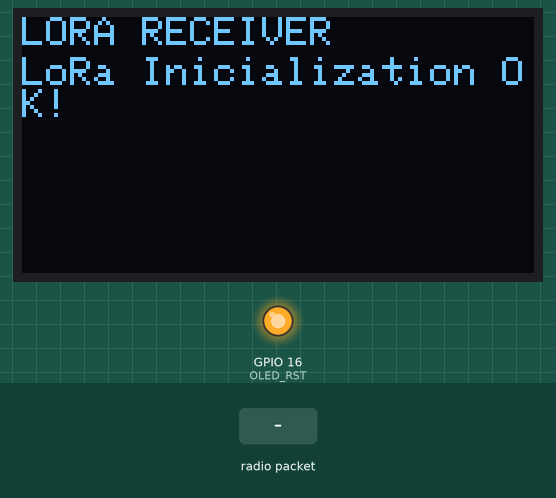
Recording of a sketch running on a simulated ESP32. Shown: 128×64 one-colour display, output pins drawn as LEDs (lit = HIGH). The test bench sets the inputs (shaded band). WiFi joins after 1.5 s; servers stay silent unless stated; no radio packets arrive unless stated; no MQTT or app messages arrive unless stated; what the sketch prints to the serial monitor is not drawn.

Above: at 2.8 s.
2.9 s: radio packet "1" arrives
At 5.0 s:
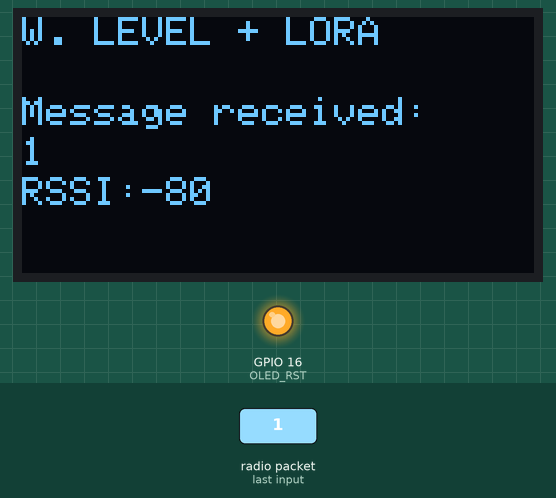
5.4 s: radio packet "0" arrives
At 6.9 s:
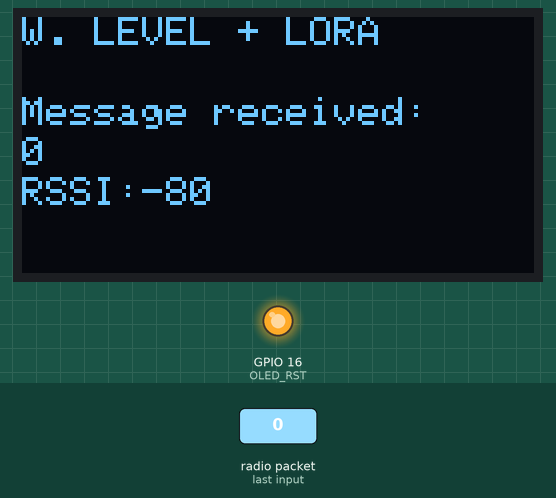
7.9 s: radio packet "2" arrives
Timing chart, 0 to 10.9 s (numbered marks = the images above; inputs shaded):
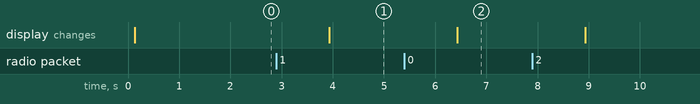

Measured:
- after the input at 2.9 s, the display: changes after 1.0 s (image 1)
- after the input at 5.4 s, the display: changes after 1.0 s (image 2)

The sketch:

water_level_lora_receptor.ino
```cpp
//Library for Wi-Fi connection
#include <WiFi.h>
//Libraries for MQTT sending data to Adafruit
#include "Adafruit_MQTT.h"
#include "Adafruit_MQTT_Client.h"
//Libraries for LoRa
#include <SPI.h>
#include <LoRa.h>
//Libraries for OLED Display
#include <Wire.h>
#include <Adafruit_GFX.h>
#include <Adafruit_SSD1306.h>
//User and password to connect Wi-Fi local network & Adafruit IO configuration
#include "home_wifi_mqtt.h"
//define the pins used by the LoRa transceiver module
#define SCK 5
#define MISO 19
#define MOSI 27
#define SS 18
#define RST 14
#define DIO0 26
//433E6 for Asia
//866E6 for Europe
//915E6 for North America
#define BAND 866E6
//OLED pins
#define OLED_SDA 4
#define OLED_SCL 15
#define OLED_RST 16
#define SCREEN_WIDTH 128 // OLED display width, in pixels
#define SCREEN_HEIGHT 64 // OLED display height, in pixels
//Object to handle the screen
Adafruit_SSD1306 display(SCREEN_WIDTH, SCREEN_HEIGHT, &Wire, OLED_RST);
//String to receive data from the sender
String LoRaData;
//Object to handle wifi & mqtt connection
WiFiClient client;
// MQTT cliente configuration, we use Wi-Fi object & MQTT data coming from home_wifi_mqtt.h file.
Adafruit_MQTT_Client mqtt(&client, AIO_SERVER, AIO_SERVERPORT, AIO_USERNAME, AIO_KEY);
Adafruit_MQTT_Publish water_level = Adafruit_MQTT_Publish(&mqtt, AIO_USERNAME "/feeds/water_level");
//------------------- MAIN PROGRAM ---------------------
void setup() {
  //reset OLED display via software
  pinMode(OLED_RST, OUTPUT);
  digitalWrite(OLED_RST, LOW);
  delay(20);
  digitalWrite(OLED_RST, HIGH);
  //initialize OLED
  Wire.begin(OLED_SDA, OLED_SCL);
  if(!display.begin(SSD1306_SWITCHCAPVCC, 0x3c, false, false)) { // Address 0x3C for 128x32
    Serial.println(F("SSD1306 allocation failed"));
    for(;;); // Don't proceed, loop forever
  }
  display.clearDisplay();
  display.setTextColor(WHITE);
  display.setTextSize(1);
  display.setCursor(0,0);
  display.print("LORA RECEIVER ");
  display.display();
  //initialize Serial Monitor
  Serial.begin(9600);

  Serial.println("LoRa Receiver L.Water");
  //SPI LoRa pins
  SPI.begin(SCK, MISO, MOSI, SS);
  //setup LoRa transceiver module
  LoRa.setPins(SS, RST, DIO0);

  if (!LoRa.begin(BAND)) {
    Serial.println("Starting LoRa failed!");
    while (1);
  }
  Serial.println("LoRa Initializing OK!");
  display.setCursor(0,10);
  display.println("LoRa Inicialization OK!");
  display.display();
  // WIFI connection.
  Serial.println(); Serial.println();
  delay(10);
  Serial.print(F("Connecting Wi-Fi ... "));
  Serial.println(WLAN_SSID);
  WiFi.begin(WLAN_SSID, WLAN_PASS);
  while (WiFi.status() != WL_CONNECTED)
  {
    delay(500);
    Serial.print(F("."));
  }
  Serial.println();
  Serial.println(F("Wi-Fi connected"));
  Serial.println(F("IP address: "));
  Serial.println(WiFi.localIP());

  // Adafruit IO connection
  connect_adafruit();
}

// Adafruit IO connection via MQTT
void connect_adafruit()
{
  Serial.print(F("Connecting Adafruit IO... "));
  int8_t ret;
  while ((ret = mqtt.connect()) != 0)
  {
    switch (ret)
    {
      case 1: Serial.println(F("Protocol error")); break;
      case 2: Serial.println(F("ID rejected")); break;
      case 3: Serial.println(F("Server unavailable")); break;
      case 4: Serial.println(F("Error user/password")); break;
      case 5: Serial.println(F("Not authorized")); break;
      case 6: Serial.println(F("Sub-description failed")); break;
      default: Serial.println(F("Connection failed")); break;
    }

    if(ret >= 0)
      mqtt.disconnect();

    Serial.println(F("Retrying connection..."));
    delay(10000);
  }
  Serial.println(F("Adafruit IO connected!"));
}

void loop() {
  //try to parse packet
  int packetSize = LoRa.parsePacket();
  if (packetSize) {
    //received a packet
    Serial.print("Received packet. L.Water: ");

    //read packet
    while (LoRa.available()) {
      LoRaData = LoRa.readString();
      Serial.print(LoRaData);
    }

    //print data from packet
    int rssi = LoRa.packetRssi();
    Serial.print(" RSSI: ");
    Serial.println(rssi);

   // Dsiplay information
   display.clearDisplay();
   display.setCursor(0,0);
   display.print("W. LEVEL + LORA");
   display.setCursor(0,20);
   display.print("Message received:");
   display.setCursor(0,30);
   display.print(LoRaData);
   display.setCursor(0,40);
   display.print("RSSI:");
   display.setCursor(30,40);
   display.print(rssi);
   display.display();
    // ping Adafruit IO to verify connection
    if(! mqtt.ping(3))
    {
      // Adafruit IO re-connection
      if(! mqtt.connected())
        connect_adafruit();
    }
    if (!water_level.publish(LoRaData.c_str())) {  //Sending water level via MQTT
      Serial.println(F("Failure"));
    }
    else {
      Serial.println(F("Sent it!"));
    }
  }
}
```

home_wifi_mqtt.h
```cpp
// WiFi autentication
#define WLAN_SSID       "XXXXXXXXXXXXXXXXX"
#define WLAN_PASS       "YYYYYYYYYYYYYYYYY"
// Adafruit IO configuration
#define AIO_SERVER      "io.adafruit.com"
#define AIO_SERVERPORT  1883
#define AIO_USERNAME    "xxxxxxxxxxxxx"
#define AIO_KEY         "yyyyyyyyyyyyyyyyyyyyyyyy"
```
